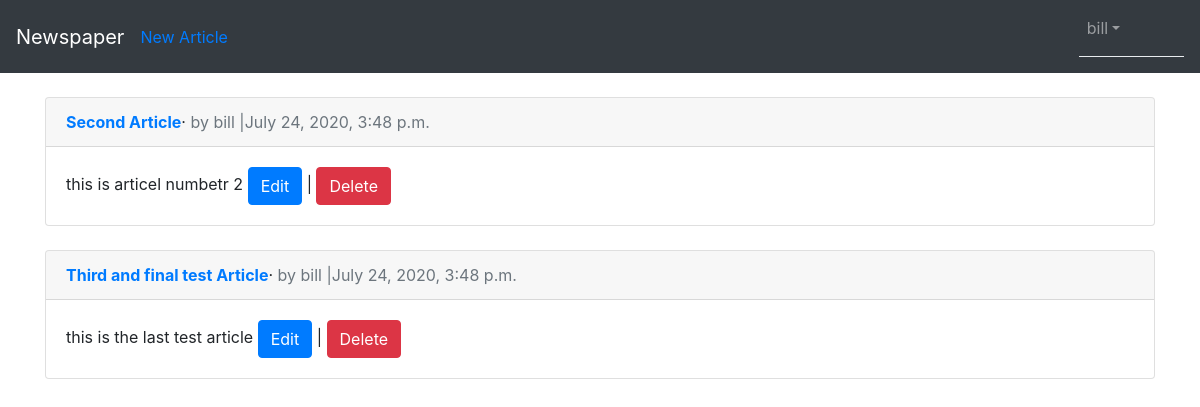
The page /article/ (signed in) on the database as committed earlier.
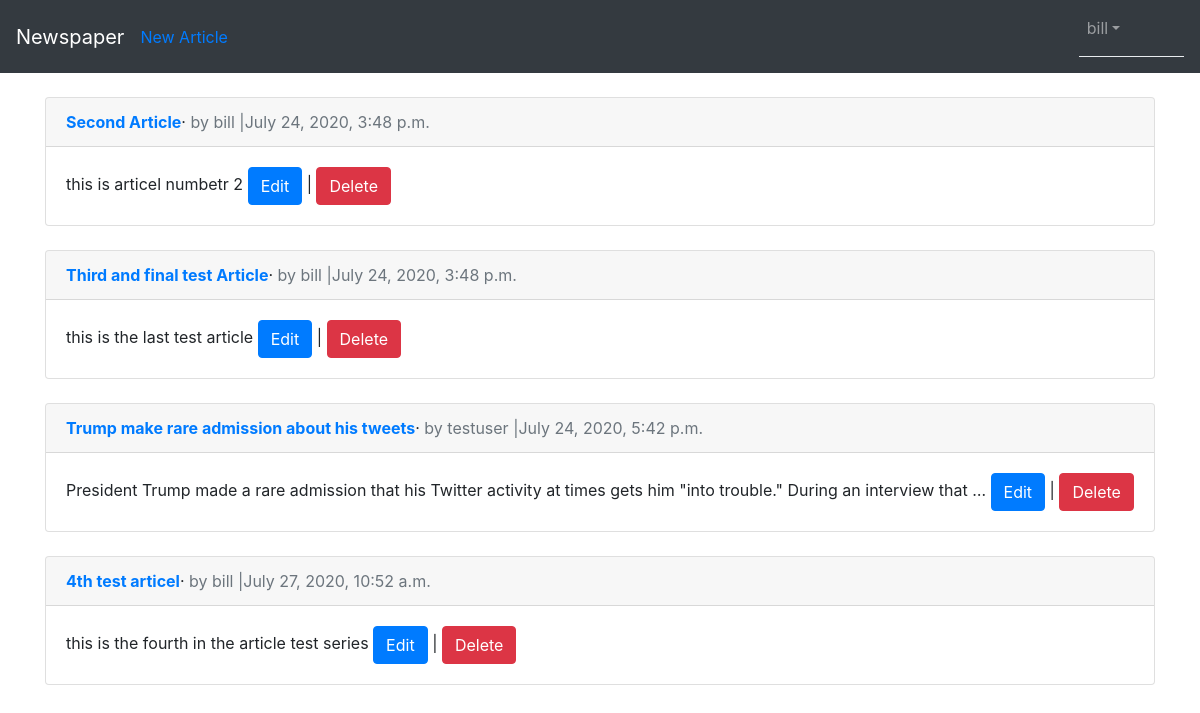
The same page on the database as committed later.
### users/models.py (models this page shows)
class CustomUser(AbstractUser):
    age = models.PositiveIntegerField(null = True, blank = True)

### articles/models.py (models this page shows, shortened)
class Article(models.Model):
    title = models.CharField(max_length=255)
    body = models.TextField()
    date = models.DateTimeField(auto_now_add=True)
    author = models.ForeignKey(get_user_model(),on_delete=models.CASCADE,)

### articles/views.py (the view)
# urls.py: path('', ArticleListView.as_view(), name='article_list' ),
class ArticleListView(LoginRequiredMixin,ListView):
    model = Article
    template_name = 'article_list.html'
    login_url = 'login'

### templates/article_list.html (shortened to what this page needs)
{% extends 'base.html' %}
{% block content %}
{% for article in object_list %}
<div class="card">
    <div class="card-header">
        <span class="font-weight-bold"><a href="{% url 'article_detail' article.pk %}">{{article.title}}</a></span>&middot;
    <span class="text-muted">by {{article.author}} |{{article.date}}</span>
    </div>
<div class="card-body">
    {{article.body|truncatewords:"20"}}
{% if user.is_authenticated %}
    <a class = 'btn btn-primary' href="{% url 'article_edit' article.pk %}">Edit</a> | <a class = 'btn btn-danger' href="{% url 'article_delete' article.pk %}">Delete</a>
    {% endif %}
</div>
</div>
<br />
{% endfor %}
{% endblock content %}

### templates/base.html (shortened to what this page needs)
<html>
<head>
   <link rel="stylesheet" href="https://stackpath.bootstrapcdn.com/bootstrap/4.5.0/css/bootstrap.min.css"
>
</head>
<body>
 <nav class = 'navbar navbar-expand-md navbar-dark bg-dark mb-4'>
     <a href="{%url 'home' %}"  class="navbar-brand">Newspaper</a>
       {% if user.is_authenticated %}
        <ul class="navbar-nav ml-auto">
             <li class="nav-item"><a href="{% url 'article_new' %}">New Article</a></li>
        </ul>
     {%endif%}
     <div class="collapse navbar-collapse" id="navbarCollapse">
         {% if user.is_authenticated %}
         <ul class="navbar-nav ml-auto">
             <li class="nav-item">
                 <a href="#" id="userMenu" data-toggle="dropdown"
                    aria-haspopup = "true"  aria-expanded="false"  class="nav-link dropdown-toggle">{{user.username}}</a>
     <div class="dropdown-divider">
     </div>
             </li>
         </ul>
         {% else %}
         <form action="" class="form-inline ml-auto">
             <a href="{% url 'login' %}" class="btn btn-outline-secondary">Log In </a>
             <a href="{% url 'signup' %}" class="btn btn-primary ml-2"> Register </a>
         </form>
         {% endif %}
     </div>
 </nav>
 <div class="container">
     {% block content %}
     {% endblock content %}
 </div>
</body>
</html>

Rows that differ between the two databases and show on the page:
added Article: title "Trump make rare admission about his tweets", author "testuser", date "July 24, 2020, 5:42 p.m.", body "President Trump made a rare admission that his Twitter activity at times gets him \"into trouble.\" During an interview that …"
added Article: title "4th test articel", author "bill", date "July 27, 2020, 10:52 a.m.", body "this is the fourth in the article test series"
